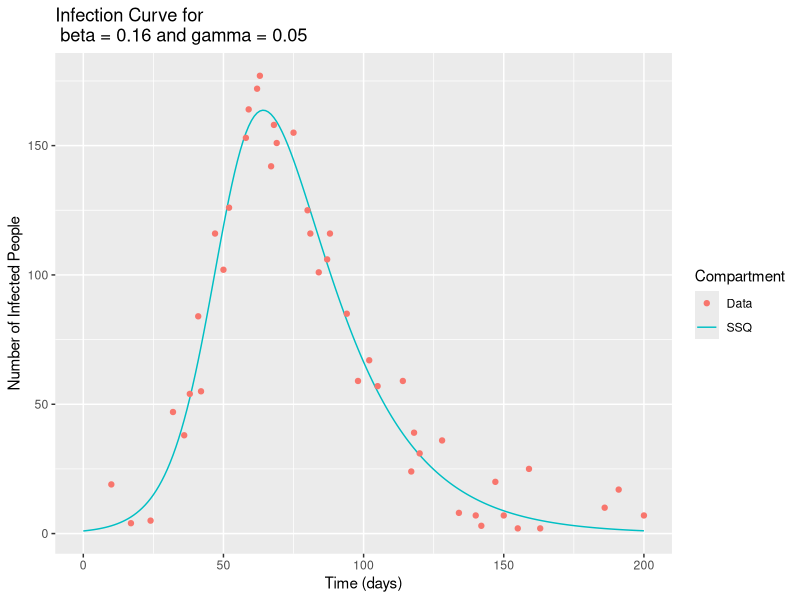

This figure's R source:
# INFECTIOUS dISEASE MODELLING
# Module 2 e-tivity 8 - How Calibration Informs Policy

library(deSolve)  # solves the differential equations model
library(reshape2) # changes hte shape of the model output
library(ggplot2)  # plots

dataset <- read.csv("2E08_dataset.csv")

ini_state <- c(S = 499,
               I = 1,
               R = 0)

times <- 0:200 # 200 day outbreak

sir_model <- function (time, state, parameters) {
  
  with(as.list(c(state, parameters)), {
    
    N <- S + I + R
    
    lambda <- beta*I/N
    
    dS <- -lambda*S
    dI <- lambda*S - gamma*I
    dR <- gamma*I
    
    return(list(c(dS, dI, dR)))
  })
}

# DISTANCE FUNCTION 
SSQ <- function(parameters, dat) {  # takes as inputs the parameter values and dataset
  
  beta <- parameters[1]
  gamma <- parameters[2]
  
  # Simulate the model with initial conditions and timesteps defined above,
  # and parameter values from function call
  result <- as.data.frame(ode(y = ini_state, 
                              times = times, 
                              func = sir_model,
                              parms = c(beta = beta,      # ode() takes the values for
                                        # beta and gamma extracted from
                                        gamma = gamma)))  # the "parameters" input argument
  # of the SIR_SSQ() function
  
  # Calculate the sum of squares by comparing the model output with the matching
  # datapoints: This involves, for each timepoint with available data, 
  # calculating the difference between the number of infections
  # predicted by the model and the observed number of infections, squaring all these 
  # differences,and taking the sum of all squared differences
  ssq <- sum((result$I[result$time %in% dat$time] - dat$number_infected)^2)
  
  return(ssq)
}

output <- optim(par = c(0.1, 0.1), # choosen sensible starting points for parameters
                fn = SSQ,
                dat = dataset)

parameters <- c(beta = output$par[1],
                gamma = output$par[2])

result <- as.data.frame(ode(y = ini_state, 
                            times = times, 
                            func = sir_model,
                            parms = parameters))

graf <- ggplot() +
  labs(title = paste("Infection Curve for\n", 
                     "beta =", round(parameters["beta"], 2), "and gamma =", round(parameters["gamma"], 2)),
       x = "Time (days)",
       y = "Number of Infected People",
       colour = "Compartment") +
  
  geom_line(data = result,
            aes(x = time, y = I,
                colour = "SSQ")) +
  geom_point(data = dataset,
             aes(x = time, y = number_infected,
                 colour = "Data"))
print(graf)
